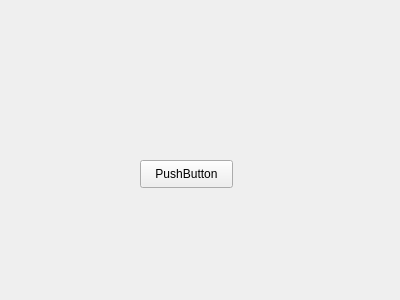
<?xml version="1.0" encoding="UTF-8"?>
<ui version="4.0">
 <class>Form</class>
 <widget class="QWidget" name="Form">
  <property name="geometry">
   <rect>
    <x>0</x>
    <y>0</y>
    <width>400</width>
    <height>300</height>
   </rect>
  </property>
  <property name="windowTitle">
   <string>Form</string>
  </property>
  <widget class="QPushButton" name="pushButton">
   <property name="geometry">
    <rect>
     <x>140</x>
     <y>160</y>
     <width>93</width>
     <height>28</height>
    </rect>
   </property>
   <property name="text">
    <string>PushButton</string>
   </property>
  </widget>
 </widget>
 <resources/>
 <connections/>
</ui>
